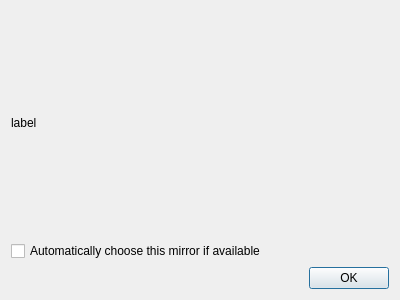
<?xml version="1.0" encoding="UTF-8"?>
<ui version="4.0">
 <class>MirrorPickerDialog</class>
 <widget class="QDialog" name="MirrorPickerDialog">
  <property name="geometry">
   <rect>
    <x>0</x>
    <y>0</y>
    <width>400</width>
    <height>300</height>
   </rect>
  </property>
  <property name="windowTitle">
   <string>Dialog</string>
  </property>
  <property name="modal">
   <bool>true</bool>
  </property>
  <layout class="QVBoxLayout" name="verticalLayout">
   <item>
    <layout class="QVBoxLayout" name="vlayout">
     <item>
      <widget class="QLabel" name="infoLabel">
       <property name="text">
        <string>label</string>
       </property>
      </widget>
     </item>
     <item>
      <layout class="QVBoxLayout" name="mirrorListLayout"/>
     </item>
     <item>
      <widget class="QCheckBox" name="applyToAllCheckbox">
       <property name="text">
        <string>Automatically choose this mirror if available</string>
       </property>
      </widget>
     </item>
    </layout>
   </item>
   <item>
    <widget class="QDialogButtonBox" name="buttonBox">
     <property name="orientation">
      <enum>Qt::Horizontal</enum>
     </property>
     <property name="standardButtons">
      <set>QDialogButtonBox::Ok</set>
     </property>
    </widget>
   </item>
  </layout>
 </widget>
 <resources/>
 <connections>
  <connection>
   <sender>buttonBox</sender>
   <signal>accepted()</signal>
   <receiver>MirrorPickerDialog</receiver>
   <slot>accept()</slot>
   <hints>
    <hint type="sourcelabel">
     <x>248</x>
     <y>254</y>
    </hint>
    <hint type="destinationlabel">
     <x>157</x>
     <y>274</y>
    </hint>
   </hints>
  </connection>
  <connection>
   <sender>buttonBox</sender>
   <signal>rejected()</signal>
   <receiver>MirrorPickerDialog</receiver>
   <slot>reject()</slot>
   <hints>
    <hint type="sourcelabel">
     <x>316</x>
     <y>260</y>
    </hint>
    <hint type="destinationlabel">
     <x>286</x>
     <y>274</y>
    </hint>
   </hints>
  </connection>
 </connections>
</ui>
